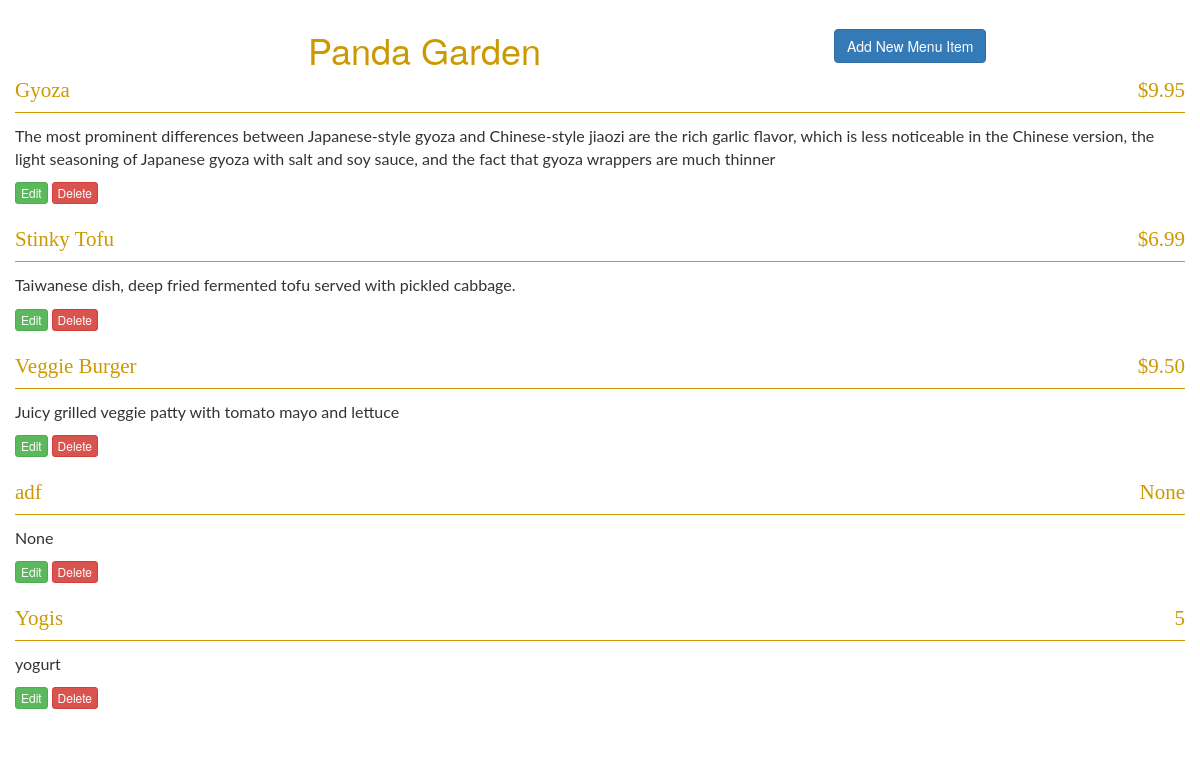
Page /restaurants/3/ on the committed database.
### restaurant.py (models this page shows)
class Restaurant(Base):
    __tablename__ = 'restaurant'
    id = Column(Integer, primary_key=True)
    name = Column(String(250), nullable=False)

class MenuItem(Base):
    __tablename__ = 'menu_item'
    name = Column(String(80), nullable=False)
    id = Column(Integer, primary_key=True)
    description = Column(String(250))
    price = Column(String(8))
    course = Column(String(250))
    restaurant_id = Column(Integer, ForeignKey('restaurant.id'))
    restaurant = relationship(Restaurant)

### project.py (the view)
@app.route('/restaurants/<int:restaurant_id>/')
def restaurantMenu(restaurant_id):
    restaurant = session.query(Restaurant).filter_by(id=restaurant_id).one()
    items = session.query(MenuItem).filter_by(restaurant_id=restaurant.id)
    return render_template('menu.html', restaurant=restaurant, items=items)

### templates/menu.html (shortened to what this page needs)
<!DOCTYPE html>
<html>
  <head>
      <link rel=stylesheet type=text/css href="{{ url_for('static', filename='bootstrap.min.css') }}">
      <link rel=stylesheet type=text/css href="{{ url_for('static', filename='styles.css') }}">
  </head>
  <body>
    <div class="container" class="wrap-menu">
          <div class="row-menu-wrap">
            <div class="row row-menu-header">
                <div class="category-item">{{restaurant.name}}</div>
                <a class="btn btn-primary add-button" href='{{url_for('newMenuItem',restaurant_id=restaurant.id)}}'>Add New Menu Item</a>
            </div>
              <div class="row" >
                {%for i in items%}
                <div class="row-menu">
                    <p  class="item-menu">{{i.name}}</p>
                    <p  class="item-price">{{i.price}}</p>
                </div>
                <span class="gold-line"></span>
                <p class="item-descr">{{i.description}}</p>
                <div class="item-edit">
                <a class="btn btn-success btn-xs" href='{{url_for('editMenuItem',restaurant_id = restaurant.id, menu_id=i.id)}}'>Edit</a>
                <a class="btn btn-danger btn-xs" href='{{url_for('deleteMenuItem',restaurant_id = restaurant.id, menu_id=i.id)}}'>Delete</a>
              </div>
                {%  endfor %}
              </div>
          </div>
    </div>
  </body>
</html>

### static/styles.css (style rules this page uses)
.add-button { margin:29px 0 0 0; }
.category-item { width:70%; float: left; margin:24px 0 0 0; text-align:center; font-size: 36px; color:#cc9900; }
.row-menu { display:table-row; margin-bottom: 35px; width:700px; }
.item-menu { display:table-cell; width:100%; font-size:21px; font-family:'yeseva'; color:#cc9900; }
.item-price { display:table-cell; font-size:21px; font-family:'yeseva'; color:#cc9900; }
.gold-line { display:inline-block; width:100%; height:1px; margin-bottom:8px; background-color:#cc9900; }
.item-descr { font-size:16px; font-family:'lato'; }
.item-edit { display:inline-block; margin-bottom:20px; }
.row-menu-header { display: flow-root }

### rows in the picture
Restaurant: name "Panda Garden"
MenuItem: name "Gyoza", price "$9.95", description "The most prominent differences between Japanese-style gyoza and Chinese-style jiaozi are the rich garlic flavor, which is less noticeable in the Chinese version, the light seasoning of Japanese gyoza with salt and soy sauce, and the fact that gyoza wrappers are much thinner"
MenuItem: name "Stinky Tofu", price "$6.99", description "Taiwanese dish, deep fried fermented tofu served with pickled cabbage."
MenuItem: name "Veggie Burger", price "$9.50", description "Juicy grilled veggie patty with tomato mayo and lettuce"
MenuItem: name "adf", price "None", description "None"
MenuItem: name "Yogis", price "5", description "yogurt"
